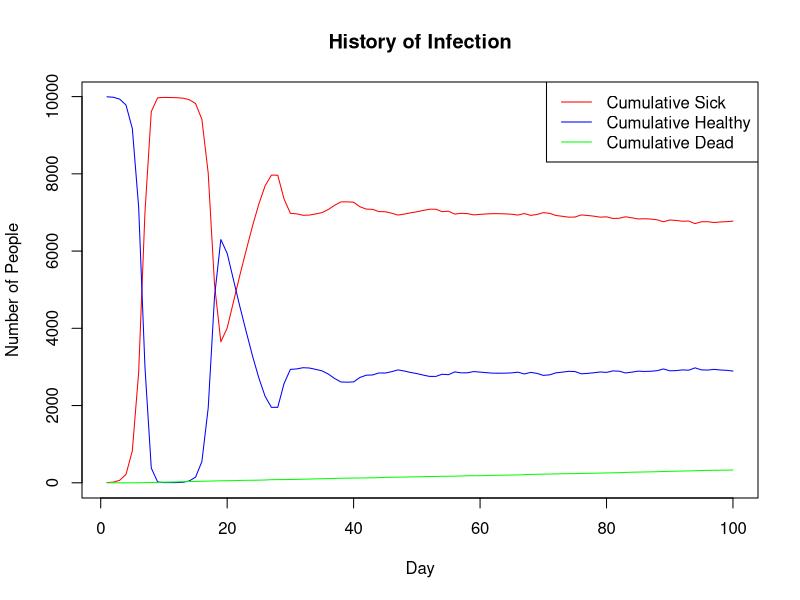

R code for this plot:
# Clean up all variables
rm(list = ls())

# Define the basic parameters
N_population <- 10000 # Population size
N_days <- 100 # Number of simulation days
initial_sick <- 2  # Number of initially infected citizens
meet_people <- 20  # Maximum number of people a sick person can meet
infection_rate <- 0.3  # Base infection rate
infection_period <- 10  # Number of days a sick person remains infectious
mortality_rate <- 0.005 / infection_period  # Mortality rate
immunity_coeff <- 0.1  # Immunity coefficient

# Create initial health state and day count
health_state <- rep(0, times = N_population)  # 0 represents healthy
day_count <- rep(0, times = N_population)

# Randomly mark initial sick citizens
initial_sick_indices <- sample(1:N_population, size = initial_sick)
health_state[initial_sick_indices] <- 1  # 1 represents sick

# Create an empty data frame to store daily results
results_df <- data.frame(
  Day = integer(0),
  TotalHealthy = integer(0),
  TotalSick = integer(0),
  DailyDeaths = integer(0),
  TotalDeaths = integer(0),
  NewInfections = integer(0)
)

# Initialize vectors to store historical data
history_total_sick <- integer(0)
history_total_healthy <- integer(0)
history_total_deaths <- integer(0)
previous_day_deaths <- 0  # Initialize the previous day's sick count to 0

# Initialize a vector to store daily death counts
daily_deaths <- integer(0)

# Simulate the pandemic
for (day in 1:N_days) {
  
  # Extract relevant indices for sick individuals and increment day of sickness count
  sick_indices <- which(health_state == 1)
  day_count[sick_indices] <- day_count[sick_indices] + 1
  
  # Determine mortality using a function to generate random numbers
  mortality <- runif(length(sick_indices)) < mortality_rate
  health_state[sick_indices[mortality]] <- 2  # 2 represents dead
  recovered_indices <- sick_indices[!mortality & day_count[sick_indices] > infection_period]
  health_state[recovered_indices] <- 3  # 3 represents immune
  day_count[recovered_indices] <- 0
  
  # Determine who meets whom
  num_to_meet_matrix <- sample(0:meet_people, size = length(sick_indices), replace = TRUE)
  num_random_meetings <- sum(num_to_meet_matrix) # Total number of meetings
  meet_indices <- sample(N_population, size = num_random_meetings, replace = TRUE) # Indices to be met
  meet_health <- health_state[meet_indices]
  
  # Filter to select healthy and immune individuals meeting sick people
  idx_to_infect <- meet_indices[meet_health == 0 | meet_health == 3]
  
  # Determine infection using a function to generate random numbers and consider immunity
  infection_probs <- runif(length(idx_to_infect))
  immune_individuals <- health_state[idx_to_infect] == 3
  adjusted_infection_rate <- ifelse(immune_individuals, infection_rate * immunity_coeff, infection_rate)
  infection_success <- infection_probs < adjusted_infection_rate
  
  # Update health state for newly infected individuals
  new_infections <- idx_to_infect[infection_success]
  health_state[new_infections] <- 1
  
  # Calculate daily statistics
  total_healthy <- sum(health_state %in% c(0, 3))
  total_sick <- sum(health_state == 1)
  total_deaths <- sum(health_state == 2)
  new_infections <- length(new_infections)
  
  # Calculate daily deaths by subtracting total deaths from previous day's deaths
  daily_death_count <- total_deaths - previous_day_deaths
  # Update the previous day's deaths count for the next iteration
  previous_day_deaths <- total_deaths
  
  # Remove dead people from population
  N_population <- N_population - daily_death_count
  
  # Append daily results to the data frame
  results_df <- rbind(
    results_df,
    data.frame(Day = day, TotalHealthy = total_healthy, TotalSick = total_sick, 
               TotalDeaths = total_deaths, NewInfections = new_infections,
               DailyDeaths = daily_death_count)
  )
  # Update historical data
  history_total_sick <- c(history_total_sick, total_sick)
  history_total_healthy <- c(history_total_healthy, total_healthy)
  history_total_deaths <- c(history_total_deaths, total_deaths)
}
print(results_df)

# Plot the history of infection
plot(results_df$Day, history_total_sick, type = "l", col = "red", xlab = "Day", ylab = "Number of People", main = "History of Infection")
lines(results_df$Day, history_total_healthy, col = "blue")
lines(results_df$Day, history_total_deaths, col = "green")

# Add a legend at the custom "middle right" position

legend('topright', legend = c("Cumulative Sick", "Cumulative Healthy", "Cumulative Dead"), col = c("red", "blue", "green"), lty = 1)

# A higher mortality rate can deter people from engaging in risky behaviors that 
# contribute to disease transmission (e.g., practicing better hygiene or avoiding 
# close contact with the sick). If more infected individuals die, they spend less 
# time in the infectious state, which can reduce the opportunities for transmission. 
# This, in turn, can slow infection growth. A lower infection rate means that each 
# infected person is less likely to transmit the disease to others. This can 
# significantly slow the spread of the disease within the population. If individuals 
# remain infectious for a longer time, they have more opportunities to transmit the 
# disease to others, potentially increasing infection growth. On the other hand, if 
# individuals recover more slowly, they might be isolated or receive medical care, 
# which can reduce transmission. The net effect depends on other factors. Fewer 
# interactions between individuals mean that the disease has fewer opportunities 
# to spread, which can substantially slow down infection growth.


